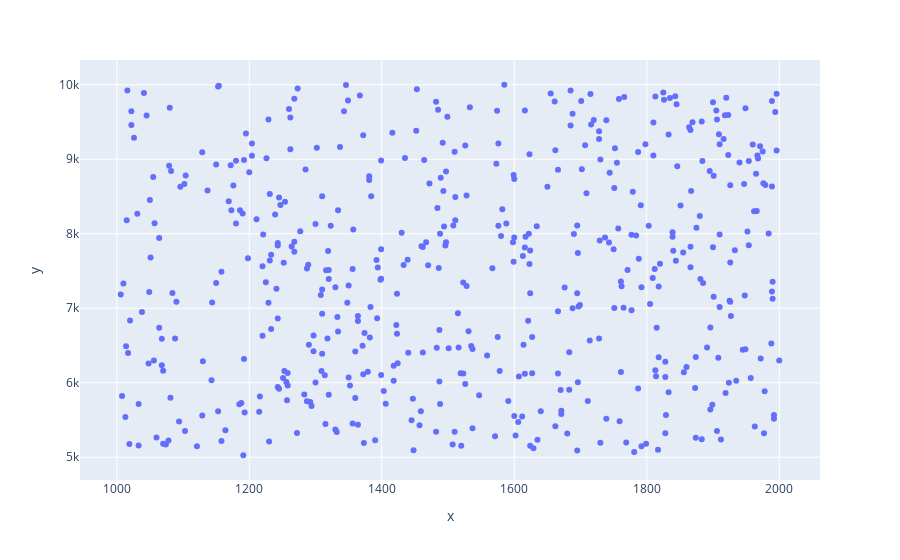

The cell this chart's notebook holds for it:
### Code cell
px.scatter(x=x, y=y)

### Figure 1 — Plotly figure (JSON) as saved in the notebook; plotly's stock layout.template omitted (floating-point values rounded to 4 significant figures; data arrays with more than 128 entries replaced by an {"elided": "..."} marker saying what was removed)
{"data": [{"hovertemplate": "x=%{x}<br>y=%{y}<extra></extra>", "legendgroup": "", "marker": {"color": "#636efa", "symbol": "circle"}, "mode": "markers", "name": "", "orientation": "v", "showlegend": false, "type": "scatter", "x": {"elided": "500 int values"}, "xaxis": "x", "y": {"elided": "500 int values"}, "yaxis": "y"}], "layout": {"legend": {"tracegroupgap": 0}, "margin": {"t": 60}, "xaxis": {"anchor": "y", "domain": [0, 1], "title": {"text": "x"}}, "yaxis": {"anchor": "x", "domain": [0, 1], "title": {"text": "y"}}}}
